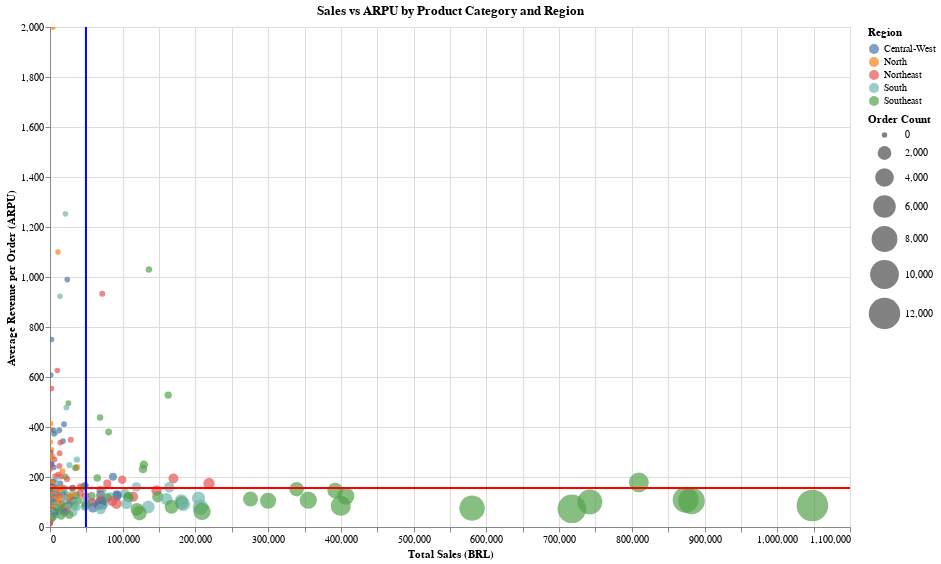

The notebook cell this image was saved under:
### Code cell
# ARPU and total sales by Region and Product Category

def get_sales_by_region_category_bubble_chart(df: pd.DataFrame) -> alt.LayerChart:
    """
    Get the bubble chart for ARPU and total sales by Region and Product Category
    Args:
        df: pd.DataFrame - Requires sales, order_count, and ARPU columns
    Returns:
        alt.Chart
    """

    bubble_chart = alt.Chart(df).mark_circle(opacity=0.7).encode(
        x=alt.X('sales:Q', title='Total Sales (BRL)'),
        y=alt.Y('ARPU:Q', title='Average Revenue per Order (ARPU)'),
        size=alt.Size('order_count:Q', title='Order Count', scale=alt.Scale(range=[30, 1000])),
        color=alt.Color('region:N', title='Region'),
        tooltip=['category_name', 'region', 'sales', 'ARPU', 'order_count']
    ).properties(
        title='Sales vs ARPU by Product Category and Region',
        width=800,
        height=500
    ).interactive()
    rule = alt.Chart(df).mark_rule(color='red', strokeWidth=2).encode(
        y=alt.Y('mean(ARPU):Q', title='Average Revenue per Order (ARPU)')
    )
    rule2 = alt.Chart(df).mark_rule(color='blue', strokeWidth=2).encode(
        x=alt.X('mean(sales):Q', title='Total Sales (BRL)')
    )

    return bubble_chart + rule + rule2

sales_by_region_category_bubble_chart = get_sales_by_region_category_bubble_chart(sales_by_region_category)

sales_by_region_category_bubble_chart

### Figure 1 — Vega specification as saved in the notebook (floating-point values rounded to 4 significant figures; data arrays with more than 128 entries replaced by an {"elided": "..."} marker saying what was removed)
{"$schema": "https://vega.github.io/schema/vega/v5.json", "data": [{"name": "param_4_store"}, {"name": "source_0"}, {"name": "data_0", "values": {"elided": "334 records"}}, {"name": "data_1"}, {"name": "data_2", "values": [{"mean_sales": 49430.0}]}, {"name": "data_3", "values": [{"mean_ARPU": 156.2}]}, {"name": "data_0_color_domain_region", "values": [{"region": "North"}, {"region": "South"}, {"region": "Southeast"}, {"region": "Central-West"}, {"region": "Northeast"}]}, {"name": "data_0_size_domain_order_count", "values": [{"min": 1, "max": 12164}]}], "signals": [{"name": "unit", "value": {}, "on": [{"events": "pointermove", "update": "isTuple(group()) ? group() : unit"}]}, {"name": "param_4", "update": "vlSelectionResolve(\"param_4_store\", \"union\")"}, {"name": "param_4_sales", "on": [{"events": [{"source": "view", "type": "dblclick"}], "update": "null"}, {"events": {"signal": "param_4_translate_delta"}, "update": "panLinear(param_4_translate_anchor.extent_x, -param_4_translate_delta.x / width)"}, {"events": {"signal": "param_4_zoom_delta"}, "update": "zoomLinear(domain(\"x\"), param_4_zoom_anchor.x, param_4_zoom_delta)"}]}, {"name": "param_4_ARPU", "on": [{"events": [{"source": "view", "type": "dblclick"}], "update": "null"}, {"events": {"signal": "param_4_translate_delta"}, "update": "panLinear(param_4_translate_anchor.extent_y, param_4_translate_delta.y / height)"}, {"events": {"signal": "param_4_zoom_delta"}, "update": "zoomLinear(domain(\"y\"), param_4_zoom_anchor.y, param_4_zoom_delta)"}]}, {"name": "param_4_tuple", "on": [{"events": [{"signal": "param_4_sales || param_4_ARPU"}], "update": "param_4_sales && param_4_ARPU ? {unit: \"view_4\", fields: param_4_tuple_fields, values: [param_4_sales,param_4_ARPU]} : null"}]}, {"name": "param_4_tuple_fields", "value": [{"field": "sales", "channel": "x", "type": "R"}, {"field": "ARPU", "channel": "y", "type": "R"}]}, {"name": "param_4_translate_anchor", "value": {}, "on": [{"events": [{"source": "scope", "type": "pointerdown"}], "update": "{x: x(unit), y: y(unit), extent_x: domain(\"x\"), extent_y: domain(\"y\")}"}]}, {"name": "param_4_translate_delta", "value": {}, "on": [{"events": [{"source": "window", "between": [{"source": "scope", "type": "pointerdown"}, {"source": "window", "type": "pointerup"}], "consume": true, "type": "pointermove"}], "update": "{x: param_4_translate_anchor.x - x(unit), y: param_4_translate_anchor.y - y(unit)}"}]}, {"name": "param_4_zoom_anchor", "on": [{"events": [{"source": "scope", "type": "wheel", "consume": true}], "update": "{x: invert(\"x\", x(unit)), y: invert(\"y\", y(unit))}"}]}, {"name": "param_4_zoom_delta", "on": [{"events": [{"source": "scope", "consume": true, "type": "wheel"}], "update": "pow(1.001, event.deltaY * pow(16, event.deltaMode))", "force": true}]}, {"name": "param_4_modify", "on": [{"events": {"signal": "param_4_tuple"}, "update": "modify(\"param_4_store\", param_4_tuple, true)"}]}], "marks": [{"type": "symbol", "name": "view_4_marks", "from": {"data": "data_0"}, "encode": {"update": {"fill": {"field": "region", "scale": "color"}, "opacity": {"value": 0.7}, "shape": {"value": "circle"}, "tooltip": {"signal": "{\"category_name\": isValid(datum[\"category_name\"]) ? datum[\"category_name\"] : \"\"+datum[\"category_name\"], \"region\": isValid(datum[\"region\"]) ? datum[\"region\"] : \"\"+datum[\"region\"], \"sales\": format(datum[\"sales\"], \"\"), \"ARPU\": format(datum[\"ARPU\"], \"\"), \"order_count\": format(datum[\"order_count\"], \"\")}"}, "size": {"field": "order_count", "scale": "size"}, "y": {"field": "ARPU", "scale": "y"}, "x": {"field": "sales", "scale": "x"}}}, "clip": true, "style": ["circle"], "interactive": true}, {"type": "rule", "name": "layer_1_marks", "from": {"data": "data_3"}, "encode": {"update": {"stroke": {"value": "red"}, "x2": {"value": 0}, "strokeWidth": {"value": 2}, "x": {"field": {"signal": null, "datum": null, "group": "width", "parent": null}}, "y": {"field": "mean_ARPU", "scale": "y"}}}, "clip": true, "style": ["rule"], "interactive": false}, {"type": "rule", "name": "layer_2_marks", "from": {"data": "data_2"}, "encode": {"update": {"y2": {"field": {"signal": null, "datum": null, "group": "height", "parent": null}}, "stroke": {"value": "blue"}, "strokeWidth": {"value": 2}, "x": {"field": "mean_sales", "scale": "x"}, "y": {"value": 0}}}, "interactive": false, "clip": true, "style": ["rule"]}], "scales": [{"name": "x", "type": "linear", "domain": {"fields": [{"data": "data_0", "field": "sales"}, {"data": "data_2", "field": "mean_sales"}]}, "range": [0, {"signal": "width"}], "zero": true, "domainRaw": {"signal": "param_4[\"sales\"]"}, "nice": true}, {"name": "y", "type": "linear", "domain": {"fields": [{"data": "data_0", "field": "ARPU"}, {"data": "data_3", "field": "mean_ARPU"}]}, "range": [{"signal": "height"}, 0], "zero": true, "domainRaw": {"signal": "param_4[\"ARPU\"]"}, "nice": true}, {"name": "color", "type": "ordinal", "domain": {"data": "data_0_color_domain_region", "field": "region", "sort": true}, "range": "category"}, {"name": "size", "type": "linear", "domain": [{"signal": "(data(\"data_0_size_domain_order_count\")[0] || {}).min"}, {"signal": "(data(\"data_0_size_domain_order_count\")[0] || {}).max"}], "range": [30, 1000], "zero": true}], "axes": [{"scale": "x", "labels": false, "tickCount": {"signal": "ceil(width/40)"}, "grid": true, "maxExtent": 0, "domain": false, "aria": false, "orient": "bottom", "minExtent": 0, "gridScale": "y", "ticks": false, "zindex": 0}, {"scale": "y", "ticks": false, "grid": true, "domain": false, "aria": false, "zindex": 0, "maxExtent": 0, "minExtent": 0, "tickCount": {"signal": "ceil(height/40)"}, "orient": "left", "gridScale": "x", "labels": false}, {"scale": "x", "orient": "bottom", "title": "Total Sales (BRL)", "grid": false, "labelFlush": true, "labelOverlap": true, "tickCount": {"signal": "ceil(width/40)"}, "zindex": 0}, {"scale": "y", "grid": false, "title": "Average Revenue per Order (ARPU)", "orient": "left", "labelOverlap": true, "tickCount": {"signal": "ceil(height/40)"}, "zindex": 0}], "title": {"text": "Sales vs ARPU by Product Category and Region", "frame": "group"}, "background": "white", "width": 800, "legends": [{"title": "Region", "fill": "color", "symbolType": "circle", "encode": {"symbols": {"update": {"opacity": {"value": 0.7}}}}}, {"title": "Order Count", "size": "size", "symbolType": "circle", "encode": {"symbols": {"update": {"fill": {"value": "black"}, "fillOpacity": {"value": 0.7}, "opacity": {"value": 0.7}, "stroke": {"value": "transparent"}}}}}], "style": "cell", "padding": 5, "height": 500}
